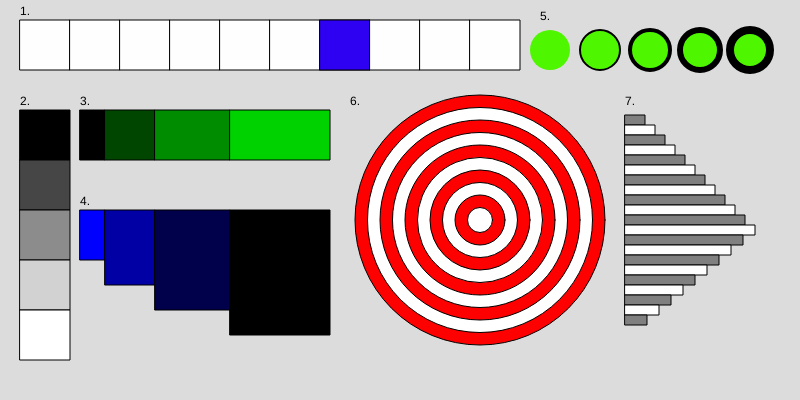
Frame 1 (no input)
Frame 60 (no input): identical to frame 1, image omitted
Frame 120 (the mouse pressed at the canvas centre since frame 60): identical to frame 1, image omitted

The p5.js sketch that drew this single still picture (run headless with seeded random() and noise() and a simulated clock; from frame 60 on, the mouse is pressed at the canvas centre):

// p5.js sketch
// ── sketch.js

function setup() {
  createCanvas(800, 400);
}

function draw() {
  background(220);
  fill(0);
  text("1.", 20, 15);
  text("2.", 20, 105);
  text("3.", 80, 105);
  text("4.", 80, 205);
  text("5.", 540, 20);
  text("6.", 350, 105);
  text("7.", 625, 105);
  // 1
  strokeWeight(1);
  for (let i = 0; i < 10; i ++) {
    fill(255, 254, 254);
    rect(20 + i * 50, 20, 50, 50);
    if (i == 6) {
    fill("rgb(46, 1, 243)");
    rect(320, 20, 50, 50 );
    }
  }
  // 2
  strokeWeight(1);
  for (let i = 0; i < 5; i ++) {
    fill(i * 70);
    rect(20, 110 + i * 50, 50, 50);
  }
  // 3
  strokeWeight(1);
  let offset = 0;
  for (let i = 0; i < 4; i ++) {
    fill(0, i * 70, 0);
    rect(80 + i * 25 + offset, 110, 25 + i * 25 , 50);
    offset = offset + i * 25;
  }
  // 4
  strokeWeight(1);
  let offsetW = 0;
  let offsetH = 0;
  for (let i = 0; i < 4; i ++) {
    fill(0, 0, 255 - i * 90);
    rect(80 + i * 25 + offsetW, 210,  25 + i * 25, 50 + i * 25);
    offsetW = offsetW + i * 25;
    offsetH = offsetH + i * 25
  }
  // 5
  for (let i = 0; i < 5; i ++) {
    fill("rgb(78, 246, 0)");
    strokeWeight(0 + i * 2);
    circle(550 + i * 50, 50, 40);

  }
  // 6
  let color = true;
  for (let i = 0; i < 10; i ++) {
    fill(color ? "red" : "white")
    strokeWeight(1);
    circle(480, 220, 250 - i * 25);
    color =! color;
  }
  // 7
  let color2 = true;
  for (let i = 0; i < 11; i ++) {
    strokeWeight(1);
    fill(color2 ? "gray" : "white");
    rect(625, 115 + i * 10, 20 + i * 10, 10);
    color2 =! color2;
  }
  let color3 = true;
  for(let i = 0; i < 10; i ++) {
    strokeWeight(1);
    fill(color3 ? "white" : "gray");
    rect(625, 225 + i * 10, 130 - i * 12, 10);
    color3 =! color3;
  }
}
